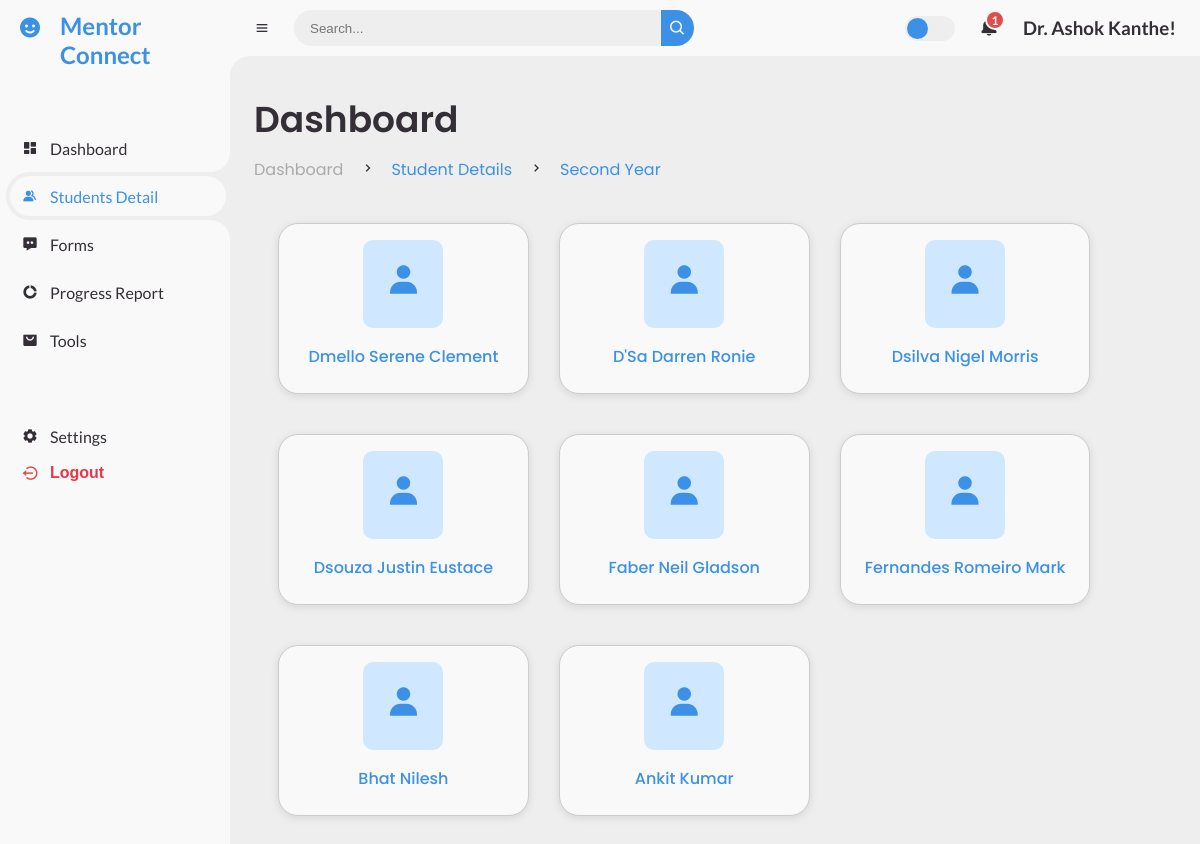
Page /student_detail/SE (signed in) on the committed database.
### mentor/models.py (models this page shows, shortened)
class MentorshipData(models.Model):
    name = models.CharField(max_length=255)
    roll_number = models.CharField(max_length=50)
    division = models.CharField(max_length=10)
    faculty_mentor = models.CharField(max_length=255, null=True, blank=True)
    be_student_mentor = models.CharField(max_length=255, null=True, blank=True)
    year = models.CharField(max_length=10)
    token = models.CharField(max_length=100, null=True, blank=True)
    token_created_at = models.DateTimeField(null=True, blank=True)

### mentor/views.py (the view)
# urls.py: path('student_detail/SE', views.SE, name='SE'),
def SE(request):
    mentor = request.user
    username = mentor.username
    readable_name = username.replace('_', ' ').title()
    se_students = MentorshipData.objects.filter(year__iexact="SE",faculty_mentor=readable_name)
    context = {
        'student_count': se_students.count(),
        'students': se_students,
        'student_names': [student.name for student in se_students],
        'mentor': mentor,
    }
    return render(request, 'se.html', context)

### mentor/templatetags/username_filters.py (called while the page is built)
@register.filter
def readable_username(value):
    return value.replace('_', ' ').title()

### templates/se.html (shortened to what this page needs)
{% extends 'base.html' %}
{% block content %}
<div class="head-title">
  <div class="left">
      <h1>Dashboard</h1>
      <ul class="breadcrumb">
          <li>
              <a href="#">Dashboard</a>
          </li>
          <li><i class='bx bx-chevron-right'></i></li>
          <li>
              <a class="active" href="/student_detail">Student Details</a>
          </li>
          <li><i class='bx bx-chevron-right'></i></li>
          <li>
              <a class="active" href="#">Second Year</a>
          </li>
      </ul>
      <div class="student-list">
        {% for student in students %}
            <div class="student-item">
                <div class="bx">
                    <i class='bx bxs-user'></i>
                </div>
                <a href="javascript:void(0);">{{ student.name }}</a>
            </div>
        {% empty %}
            <div>No students available</div>
        {% endfor %}
    </div>
  </div>
</div>
{% endblock %}

### templates/base.html (shortened to what this page needs)
{% load static %}
{% load username_filters %}
<!DOCTYPE html>
<html lang="en">
<head>
    <link rel="stylesheet" href="{% static 'CSS/mentor_dashboard.css' %}">
    <link href='https://unpkg.com/boxicons@2.0.9/css/boxicons.min.css' rel='stylesheet'>
</head>
<body class="{% block body_class %}{% endblock %}">
<section id="sidebar">
    <a href="#" class="brand">
        <i class='bx bxs-smile'></i>
        <span class="text">Mentor Connect</span>
    </a>
    <ul class="side-menu top">
        <li class="{% if request.path == '/dashboard/' %}active{% endif %}">
            <a href="/dashboard/">
                <i class='bx bxs-dashboard'></i>
                <span class="text">Dashboard</span>
            </a>
        </li>
        <li class="{% if '/student_detail/' in request.path %}active{% endif %}">
            <a href="/student_detail/">
                <i class='bx bxs-group'></i>
                <span class="text">Students Detail</span>
            </a>
        </li>
        <li class="{% if request.path == '/form_dashboard/' %}active{% endif %}">
            <a href="/form_dashboard/">
                <i class='bx bxs-message-dots'></i>
                <span class="text">Forms</span>
            </a>
        </li>
        <li class="{% if request.path == '/progress_report/' %}active{% endif %}">
            <a href="/progress_report/">
                <i class='bx bxs-doughnut-chart'></i>
                <span class="text">Progress Report</span>
            </a>
        </li>
        <li class="{% if request.path == '/tools/' %}active{% endif %}">
            <a href="/tools/">
                <i class='bx bxs-shopping-bag-alt'></i>
                <span class="text">Tools</span>
            </a>
        </li>
    </ul>
    <ul class="side-menu">
        <li class="{% if request.path == '/settings/' %}active{% endif %}">
            <a href="/settings/">
                <i class='bx bxs-cog'></i>
                <span class="text">Settings</span>
            </a>
        </li>
        <li>
            <form method="post" action="{% url 'logout' %}" style="display: inline;">
                <button type="submit" class="logout" style="background: none; border: none; color: inherit; cursor: pointer;">
                    <i class='bx bx-log-out-circle'></i>
                    <span class="text">Logout</span>
                </button>
            </form>
        </li>
    </ul>
</section>
    <section id="content">
        <nav >
            <i class='bx bx-menu'></i>
            <form action="#">
                <div class="form-input">
                    <input type="search" placeholder="Search...">
                    <button type="submit" class="search-btn"><i class='bx bx-search'></i></button>
                </div>
            </form>
            <label for="switch-mode" class="switch-mode"></label>
            <a href="#" class="notification">
                <span class="num">1</span>
            </a>
            <a href="#" class="profile">
                <h1>{{ user.username|readable_username }}!</h1>
            </a>
        </nav>
        <main>
            {% block content %}
            {% endblock %}
        </main>
</body>
</html>

### templates/se.html (style rules this page uses)
#content main .head-title { display: flex; align-items: center; justify-content: space-between; grid-gap: 16px; flex-wrap: wrap; }
#content main .head-title .left h1 { font-size: 36px; font-weight: 600; margin-bottom: 10px; color: var(--dark); }
#content main .head-title .left .breadcrumb { display: flex; align-items: center; grid-gap: 16px; }
#content main .head-title .left .breadcrumb li { color: var(--dark); }
#content main .head-title .left .breadcrumb li a { color: var(--dark-grey); pointer-events: none; }
#content main .head-title .left .breadcrumb li a.active { color: var(--blue); pointer-events: unset; }
.student-list { width: 1005; display: grid; grid-template-columns: repeat(3, 1fr); grid-gap: 30px; margin-top: 36px; padding: 0 24px; }
.student-item { padding: 24px; background: var(--light); border-radius: 20px; display: flex; flex-direction: column; align-items: center; text-align: center; box-shadow: 0 2px 8px rgba(0, 0, 0, 0.1); transition: transform 0.2s ease-in-out; width: 100%; max-width: 100%; }
.student-item .bx { width: 80px; height: 80px; border-radius: 10px; font-size: 36px; display: flex; justify-content: center; align-items: center; margin-bottom: 16px; background: var(--light-blue); color: var(--blue); }
.student-item a { text-decoration: none; color: var(--blue); font-weight: 500; }

### rows in the picture
MentorshipData: name "Dmello Serene Clement"
MentorshipData: name "D'Sa Darren Ronie"
MentorshipData: name "Dsilva Nigel Morris"
MentorshipData: name "Dsouza Justin Eustace"
MentorshipData: name "Faber Neil Gladson"
MentorshipData: name "Fernandes Romeiro Mark"
MentorshipData: name "Bhat Nilesh"
MentorshipData: name "Ankit Kumar"

### other values in the picture
{{ user.username|readable_username }} "Dr. Ashok Kanthe"
